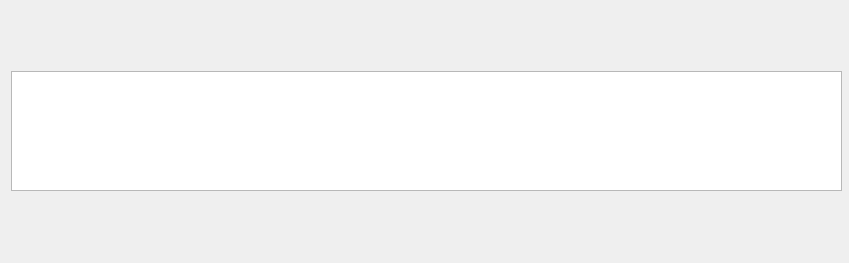
<?xml version="1.0" encoding="UTF-8"?>
<ui version="4.0">
 <class>SolutionItemsList</class>
 <widget class="QWidget" name="SolutionItemsList">
  <property name="geometry">
   <rect>
    <x>0</x>
    <y>0</y>
    <width>849</width>
    <height>263</height>
   </rect>
  </property>
  <property name="sizePolicy">
   <sizepolicy hsizetype="Expanding" vsizetype="Expanding">
    <horstretch>0</horstretch>
    <verstretch>0</verstretch>
   </sizepolicy>
  </property>
  <property name="minimumSize">
   <size>
    <width>799</width>
    <height>142</height>
   </size>
  </property>
  <property name="maximumSize">
   <size>
    <width>2000</width>
    <height>1000</height>
   </size>
  </property>
  <property name="windowTitle">
   <string>Form</string>
  </property>
  <layout class="QGridLayout" name="gridLayout">
   <item row="0" column="0">
    <widget class="QTableView" name="solutionItemsTable">
     <property name="enabled">
      <bool>true</bool>
     </property>
     <property name="sizePolicy">
      <sizepolicy hsizetype="Expanding" vsizetype="Expanding">
       <horstretch>0</horstretch>
       <verstretch>0</verstretch>
      </sizepolicy>
     </property>
     <property name="minimumSize">
      <size>
       <width>831</width>
       <height>120</height>
      </size>
     </property>
     <property name="maximumSize">
      <size>
       <width>2000</width>
       <height>120</height>
      </size>
     </property>
     <property name="autoFillBackground">
      <bool>false</bool>
     </property>
    </widget>
   </item>
  </layout>
 </widget>
 <resources/>
 <connections/>
</ui>
